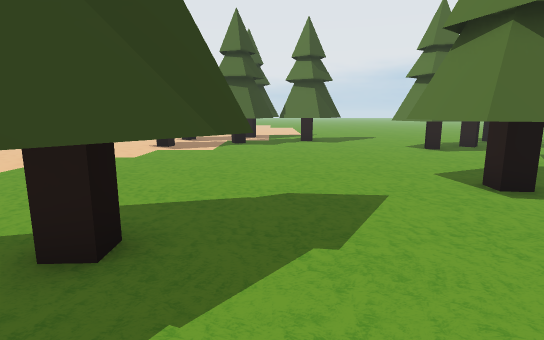
view 1 (above)

24 first-person views from a walk through a Unity game level. The camera is 1.3 m above the floor, tilts 10° down and sees 80° across. The floor is counted in squares, 1 m on a side. Each view is taken from the middle of a square. On the plan, view 1 faces up. The plan holds only what a view shows up to about 14 squares ahead; the rest is blank. The place goes on beyond the plan. The player is left out. Some surface patterns are stand-ins.

view 2
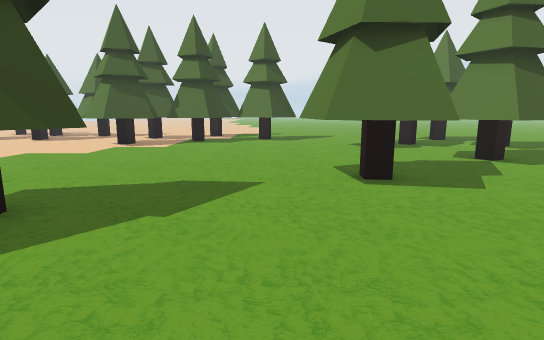

view 3
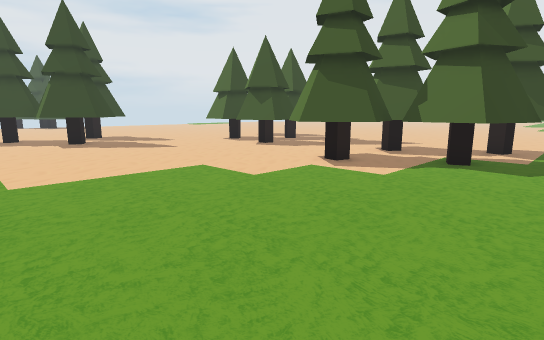

view 4
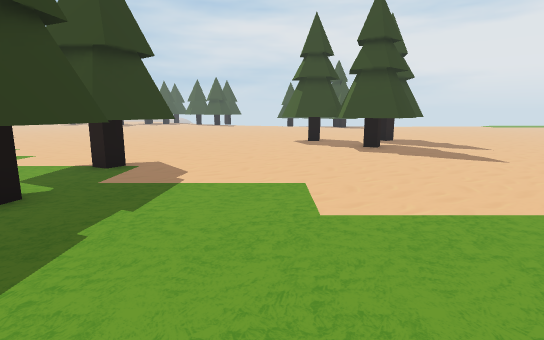

view 5
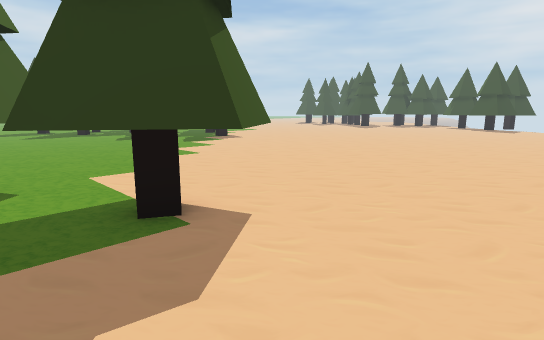

view 6
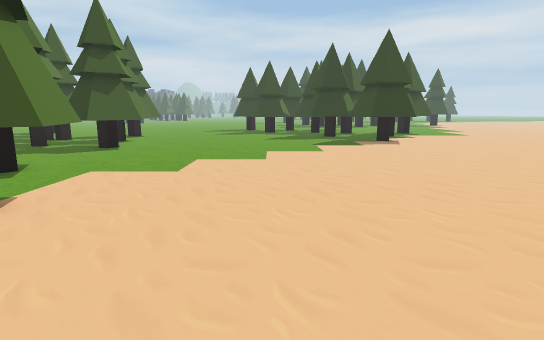

view 7
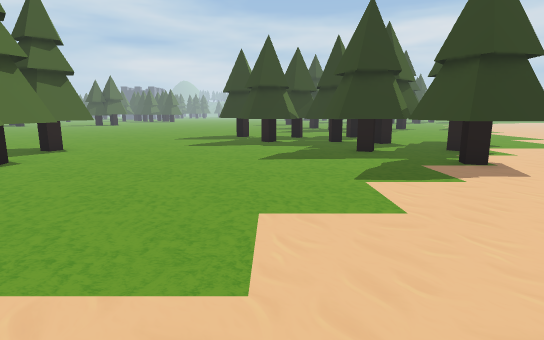

view 8
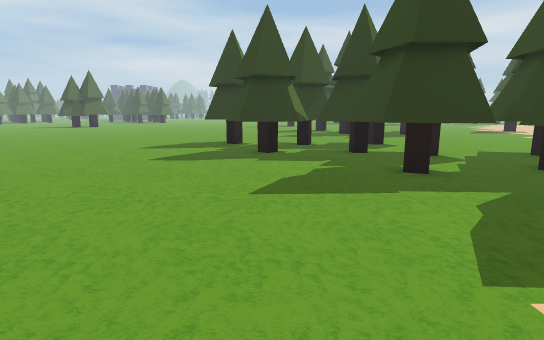

view 9
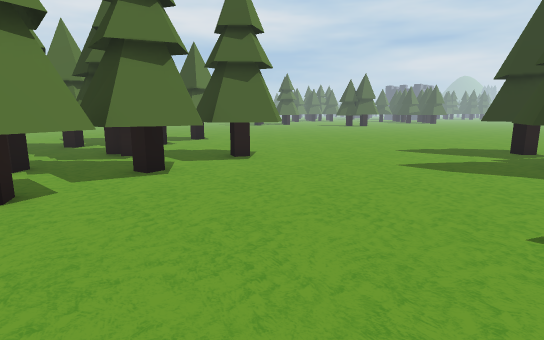

view 10
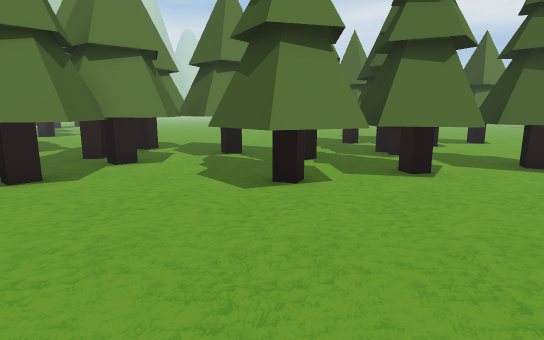

view 11
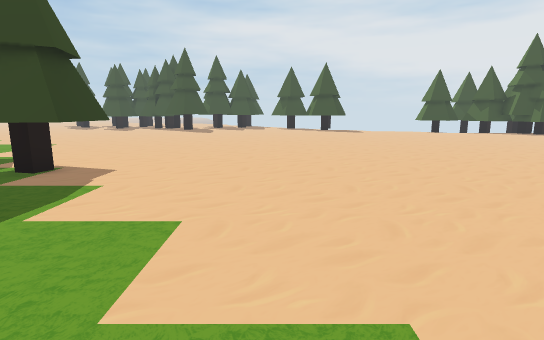

view 12
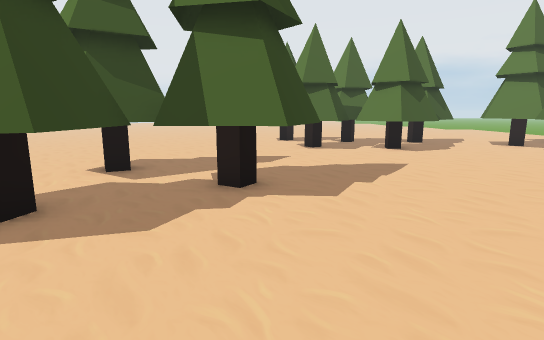

view 13
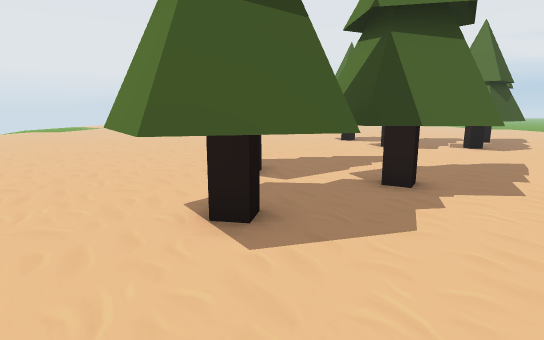

view 14
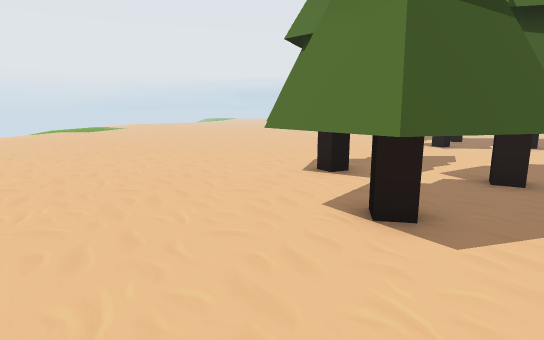

view 15
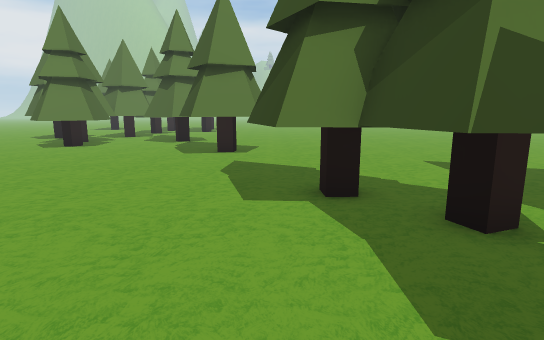

view 16
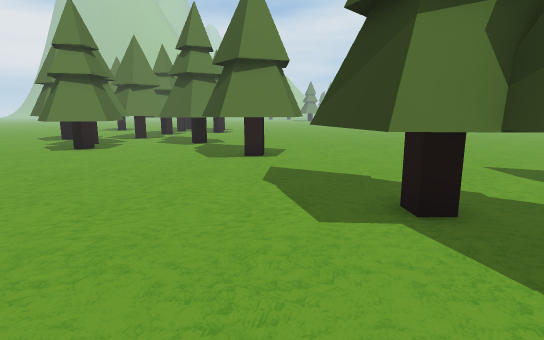

view 17
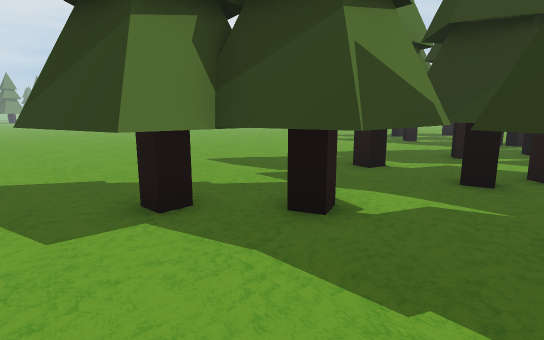

view 18
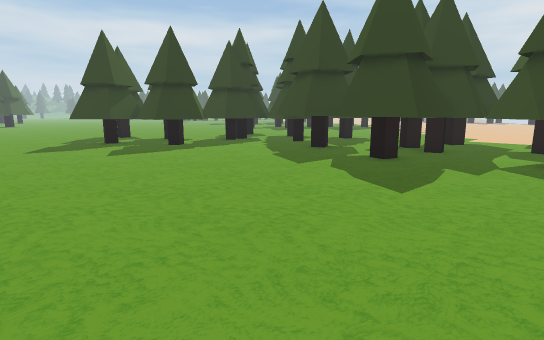

view 19
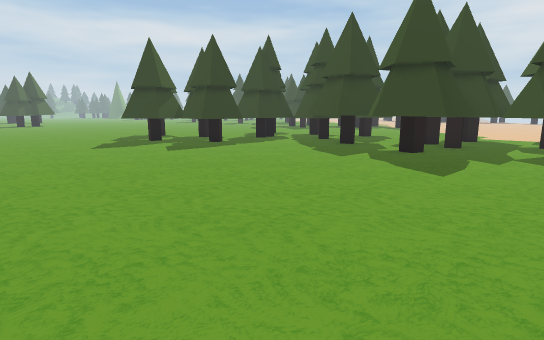

view 20
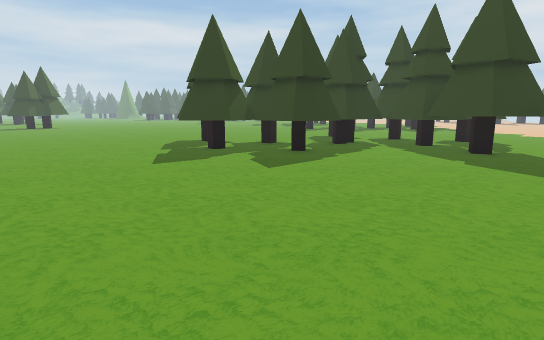

view 21
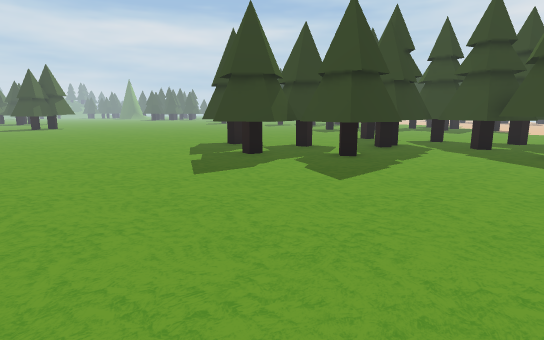

view 22
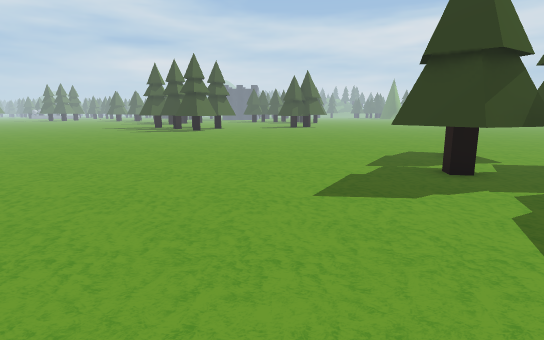

view 23
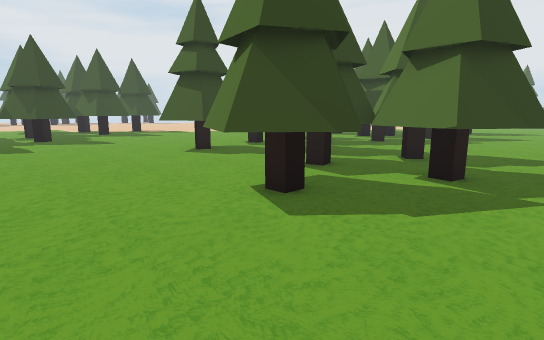

view 24
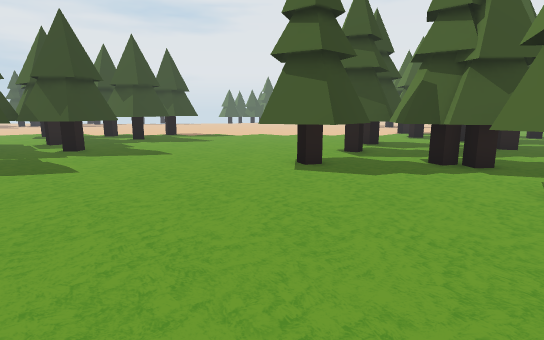

### Floor plan
Key: @ floor where view 1 was taken; # wall or solid block; . floor; T tree.
Columns run from 26 left of view 1 to 9 right of it. Each row starts with its distance up from view 1.
 17 ............   TT TTTTTT TT
 16 ............ TTT T .TT#T         ..
 15 .............TTTTTT..TTT TT     ...
 14 ..............T.TT...TTTT#T T....
 13 ....................TT#TTT.....TT##
 12 ........  ...........TTT.......T# T
 11 ....... TT ...........T........TTTT.
 10  ......T#TTTT.....................T.
  9   ......TTT#TT...................TT
  8   ...... TTTT....................T#T
  7    ....T##T...................T .TTT
  6 ..  ....TTT..................T#  ..
  5 ...  ........................T#T...
  4 .......................TTT...TTT....
  3 ................T.....TT#TT.........
  2 ...............TTT.TTTT##T..........
  1 ...............T#TT##TT#T...........
  0 ...............TTT TTTTT..@.........
 -1 .................TTT TTTTT..........
 -2 .................T#TT ###T..........
 -3 .................TTT#  T#T..........
 -4 ..................TTTTTTT...........
 -5 .....................TT#T...........
 -6 ..................TT.T##T...........
 -7 .................T#T TTTT...........
 -8 .................TTTT#TT............
 -9 ......TTT.........TTTTT...TT........
-10 ......T#T.........T#T TTTTTT........
-11 .....  TT.........TTTT TTTTT........
-12 .....   TTT........TTT TTTTTTT......
-13 ....  TTT#T.......TT#T..T#TT#T......
-14 ....  TT TT........TTT..TTTTTT......
-15       TT  ..........T....TTT........
-16     # T# TTTTT...........T#TT.......
-17     T.   #TT#T...........TTT........
-18   ....   TTTTT......................
-19   ....  T TT TTT....................
-20   ...  TT T  T#T....................

Where each view was taken, in squares from view 1:
view 1: 0 up, 0 right, facing up
view 2: 1 down, 2 right, facing up
view 3: 5 up, 1 right, facing up-left
view 4: 5 up, 2 left, facing left
view 5: 5 up, 8 left, facing down-left
view 6: 5 up, 14 left, facing down
view 7: 2 down, 14 left, facing down
view 8: 6 down, 14 left, facing down
view 9: 7 down, 14 left, facing down-right
view 10: 7 down, 14 left, facing right
view 11: 5 down, 12 left, facing left
view 12: 3 up, 14 left, facing up
view 13: 3 up, 17 left, facing up
view 14: 3 up, 19 left, facing up
view 15: 4 up, 7 left, facing right
view 16: 5 up, 6 left, facing right
view 17: 5 up, 6 left, facing down-right
view 18: 2 up, 7 right, facing down-left
view 19: 2 up, 9 right, facing down-left
view 20: 3 down, 9 right, facing down-left
view 21: 5 down, 9 right, facing down-left
view 22: 6 down, 6 right, facing down
view 23: 20 down, 4 right, facing up-left
view 24: 20 down, 1 left, facing up-left
